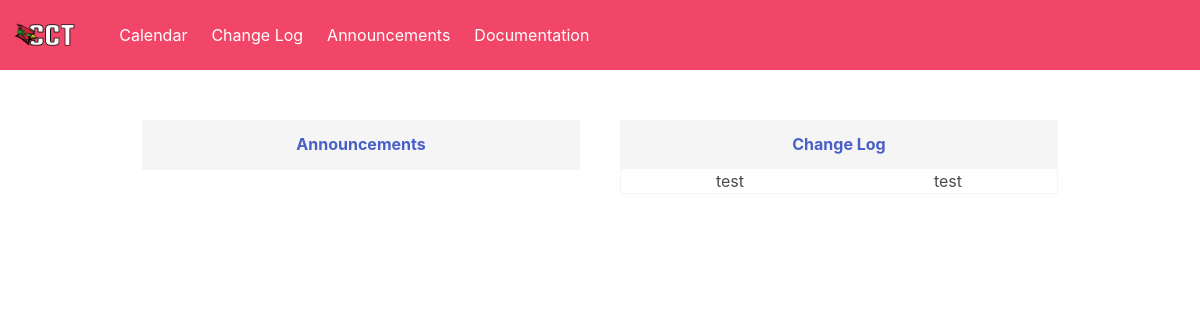
The app's page /, older data.
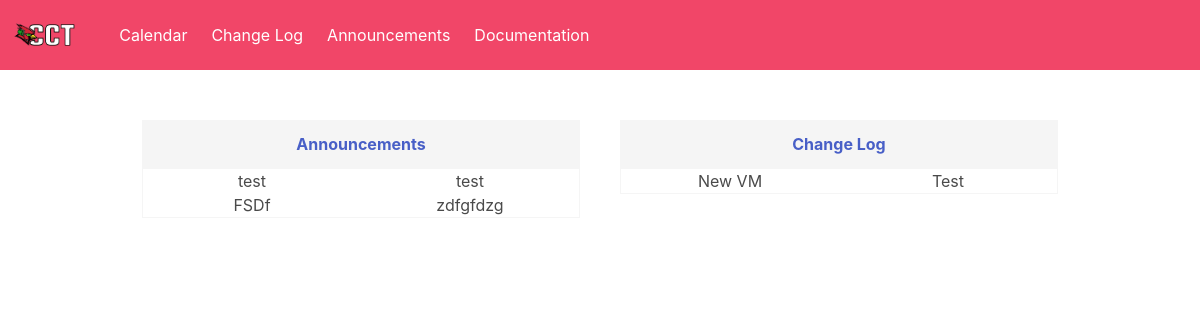
The same page, newer data.
### tables this page shows
CREATE TABLE change_log (
id integer primary key autoincrement,
name text,
rollback_steps text,
creator text,
date text,
description
);

CREATE TABLE announcements (
id integer primary key autoincrement,
name text,
description text,
creator text,
date date
);

### app.py (the view)
@app.route('/')
def index():
    conn = getDatabaseConnection()
    announcements = conn.execute('SELECT * FROM announcements').fetchall()
    changes = conn.execute('SELECT * FROM change_log').fetchall()
    return render_template('index.html', announcements=announcements, changes=changes)

### app.py (called while the page is built)
def getDatabaseConnection():
    connection = sqlite3.connect('cct_database.db')
    connection.row_factory = sqlite3.Row
    return connection

### templates/index.html
{% extends 'base.html' %}
{% block content %}
    <div class="main">
        <div class="main-left">
            <a href="{{ url_for('announcements')}}">
                <p class="title-home-page">Announcements</p>
            </a>
            <div class="home-page-grid">
                {% for a in announcements %}
                    <p>{{ a['name']}}</p>
                    <p>{{ a['description']}}</p>
                {% endfor %}
            </div>
        </div>
        <div class="main-right">
            <a href="{{ url_for('change_log') }}">
                <p class="title-home-page">Change Log</p>
            </a>
            <div class="home-page-grid">
                {% for c in changes %}
                    <p>{{ c['name']}}</p>
                    <p>{{ c['description']}}</p>
                {% endfor %}
            </div>
        </div>
    </div>
{% endblock %}

Row changes from the older to the newer data that the page shows:
removed change_log: name "test", description "test"
added announcements: name "test", description "test"
added announcements: name "FSDf", description "zdfgfdzg"
added change_log: name "New VM", description "Test"
